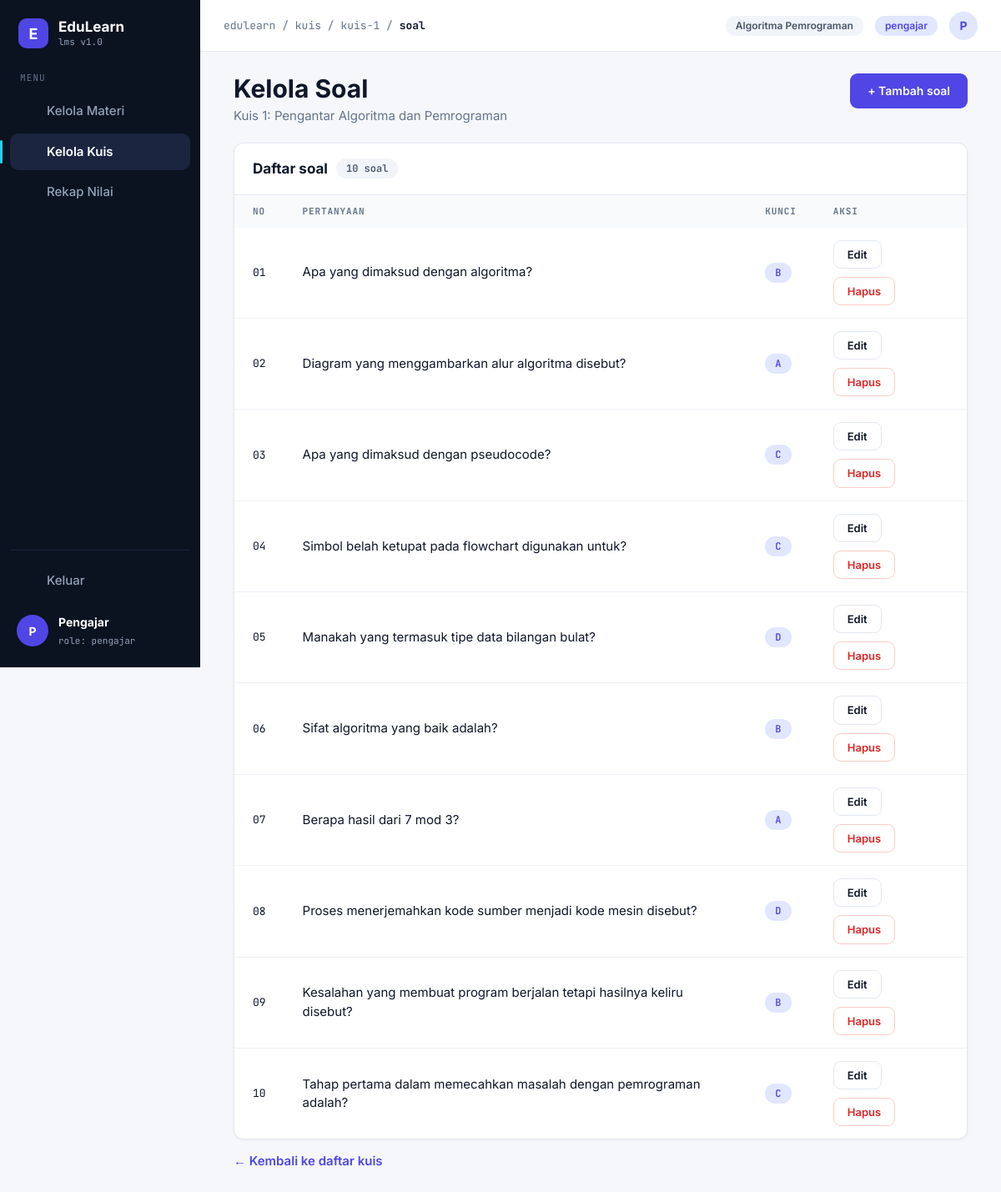
The page /pengajar/kuis_soal.php?id=1 (signed in) on the database its author committed.
### tables this page shows
CREATE TABLE kuis (
  id           INT AUTO_INCREMENT PRIMARY KEY,
  judul        VARCHAR(150) NOT NULL,
  deskripsi    TEXT NULL,
  durasi_menit INT NOT NULL DEFAULT 15,
  dibuat_oleh  INT NOT NULL,
  created_at   DATETIME NOT NULL DEFAULT CURRENT_TIMESTAMP,
  FOREIGN KEY (dibuat_oleh) REFERENCES users(id)
);

CREATE TABLE soal (
  id            INT AUTO_INCREMENT PRIMARY KEY,
  kuis_id       INT NOT NULL,
  pertanyaan    TEXT NOT NULL,
  opsi_a        VARCHAR(255) NOT NULL,
  opsi_b        VARCHAR(255) NOT NULL,
  opsi_c        VARCHAR(255) NOT NULL,
  opsi_d        VARCHAR(255) NOT NULL,
  kunci_jawaban CHAR(1) NOT NULL,
  FOREIGN KEY (kuis_id) REFERENCES kuis(id) ON DELETE CASCADE
);

### pengajar/kuis_soal.php (the view, shortened to what this page needs)
<?php
require __DIR__ . '/../config.php';
$kuis_id = (int)($_GET['id'] ?? 0);
$stmt = $db->prepare('SELECT * FROM kuis WHERE id = ?');
$stmt->execute([$kuis_id]);
$kuis = $stmt->fetch();
$stmt = $db->prepare('SELECT * FROM soal WHERE kuis_id = ? ORDER BY id');
$stmt->execute([$kuis_id]);
$daftar = $stmt->fetchAll();
$menu  = 'kuis';
$crumb = ['kuis', 'kuis-' . $kuis['id'], 'soal'];
require __DIR__ . '/../includes/header.php';
?>
<div class="baris-antar kepala-halaman">
    <div>
        <h1>Kelola Soal</h1>
        <p class="sub">Kuis <?= $kuis['id'] ?>: <?= e($kuis['judul']) ?></p>
    </div>
    <a class="btn btn-primer" href="<?= url('pengajar/soal_form.php?kuis=' . $kuis['id']) ?>">+ Tambah soal</a>
</div>
<div class="kartu">
    <h3 class="judul-tabel">Daftar soal <span class="pil pil-abu mono"><?= count($daftar) ?> soal</span></h3>
    <div class="tabel-bungkus">
        <table class="tabel">
            <thead><tr><th>NO</th><th>PERTANYAAN</th><th>KUNCI</th><th>AKSI</th></tr></thead>
            <tbody>
            <?php foreach ($daftar as $no => $s): ?>
                <tr>
                    <td class="mono"><?= sprintf('%02d', $no + 1) ?></td>
                    <td><?= e(mb_strimwidth($s['pertanyaan'], 0, 90, '...')) ?></td>
                    <td><span class="pil pil-primer mono"><?= e($s['kunci_jawaban']) ?></span></td>
                    <td>
                        <div class="aksi">
                            <a class="btn btn-garis btn-kecil" href="<?= url('pengajar/soal_form.php?kuis=' . $kuis['id'] . '&id=' . $s['id']) ?>">Edit</a>
                            <form method="post" action="<?= url('pengajar/soal_hapus.php') ?>" onsubmit="return confirm('Hapus soal ini?')">
                                <button class="btn btn-bahaya btn-kecil" type="submit">Hapus</button>
                            </form>
                        </div>
                    </td>
                </tr>
            <?php endforeach; ?>
            </tbody>
        </table>
    </div>
</div>
<p><a class="tautan" href="<?= url('pengajar/kuis.php') ?>">&larr; Kembali ke daftar kuis</a></p>
<?php require __DIR__ . '/../includes/footer.php'; ?>

### includes/header.php (shortened to what this page needs)
<?php
$u = user();
if ($u['role'] === 'pengajar') {
    $daftar_menu = [
        ['materi', 'Kelola Materi', 'pengajar/materi.php', 'buku'],
        ['kuis',   'Kelola Kuis',   'pengajar/kuis.php',   'kuis'],
        ['rekap',  'Rekap Nilai',   'pengajar/rekap.php',  'nilai'],
    ];
}
?>
<!DOCTYPE html>
<html lang="id">
<head>
    <link rel="stylesheet" href="<?= url('assets/css/style.css') ?>">
</head>
<body>
<div class="app">
    <aside class="sidebar">
        <div class="merek">
            <div class="logo">E</div>
            <div><strong>EduLearn</strong><small>lms v1.0</small></div>
        </div>
        <div class="label-menu">MENU</div>
        <nav>
            <?php foreach ($daftar_menu as [$kode, $nama, $tujuan, $ikon]): ?>
                <a href="<?= url($tujuan) ?>" class="menu <?= $kode === $menu ? 'aktif' : '' ?>">
                    <?= ikon($ikon) ?> <?= e($nama) ?>
                </a>
            <?php endforeach; ?>
        </nav>
        <div class="sidebar-bawah">
            <a href="<?= url('logout.php') ?>" class="menu"><?= ikon('keluar') ?> Keluar</a>
            <div class="profil">
                <div class="avatar avatar-besar"><?= e(inisial($u['nama'])) ?></div>
                <div><strong><?= e($u['nama']) ?></strong><small>role: <?= e($u['role']) ?></small></div>
            </div>
        </div>
    </aside>
    <div class="utama">
        <header class="topbar">
            <div class="crumb">
                edulearn
                <?php foreach ($crumb as $i => $c): ?>
                    / <?= $i === count($crumb) - 1 ? '<b>' . e($c) . '</b>' : e($c) ?>
                <?php endforeach; ?>
            </div>
            <span class="pil pil-abu sembunyi-kecil"><?= e(NAMA_MATKUL) ?></span>
            <span class="pil pil-primer"><?= e($u['role']) ?></span>
            <div class="avatar"><?= e(inisial($u['nama'])) ?></div>
        </header>
        <main class="isi">

### rows shown on the page
kuis: id "kuis", id "kuis-1", id "soal", id "1", judul "Pengantar Algoritma dan Pemrograman"
soal: pertanyaan "Apa yang dimaksud dengan algoritma?", kunci_jawaban "B"
soal: pertanyaan "Diagram yang menggambarkan alur algoritma disebut?", kunci_jawaban "A"
soal: pertanyaan "Apa yang dimaksud dengan pseudocode?", kunci_jawaban "C"
soal: pertanyaan "Simbol belah ketupat pada flowchart digunakan untuk?", kunci_jawaban "C"
soal: pertanyaan "Manakah yang termasuk tipe data bilangan bulat?", kunci_jawaban "D"
soal: pertanyaan "Sifat algoritma yang baik adalah?", kunci_jawaban "B"
soal: pertanyaan "Berapa hasil dari 7 mod 3?", kunci_jawaban "A"
soal: pertanyaan "Proses menerjemahkan kode sumber menjadi kode mesin disebut?", kunci_jawaban "D"
soal: pertanyaan "Kesalahan yang membuat program berjalan tetapi hasilnya keliru disebut?", kunci_jawaban "B"
soal: pertanyaan "Tahap pertama dalam memecahkan masalah dengan pemrograman adalah?", kunci_jawaban "C"

### other values the page prints
$nama "Kelola Materi"
$nama "Kelola Kuis"
$nama "Rekap Nilai"
inisial($u['nama']) "P"
$u['nama'] "Pengajar"
$u['role'] "pengajar"
NAMA_MATKUL "Algoritma Pemrograman"
count($daftar) "10"
